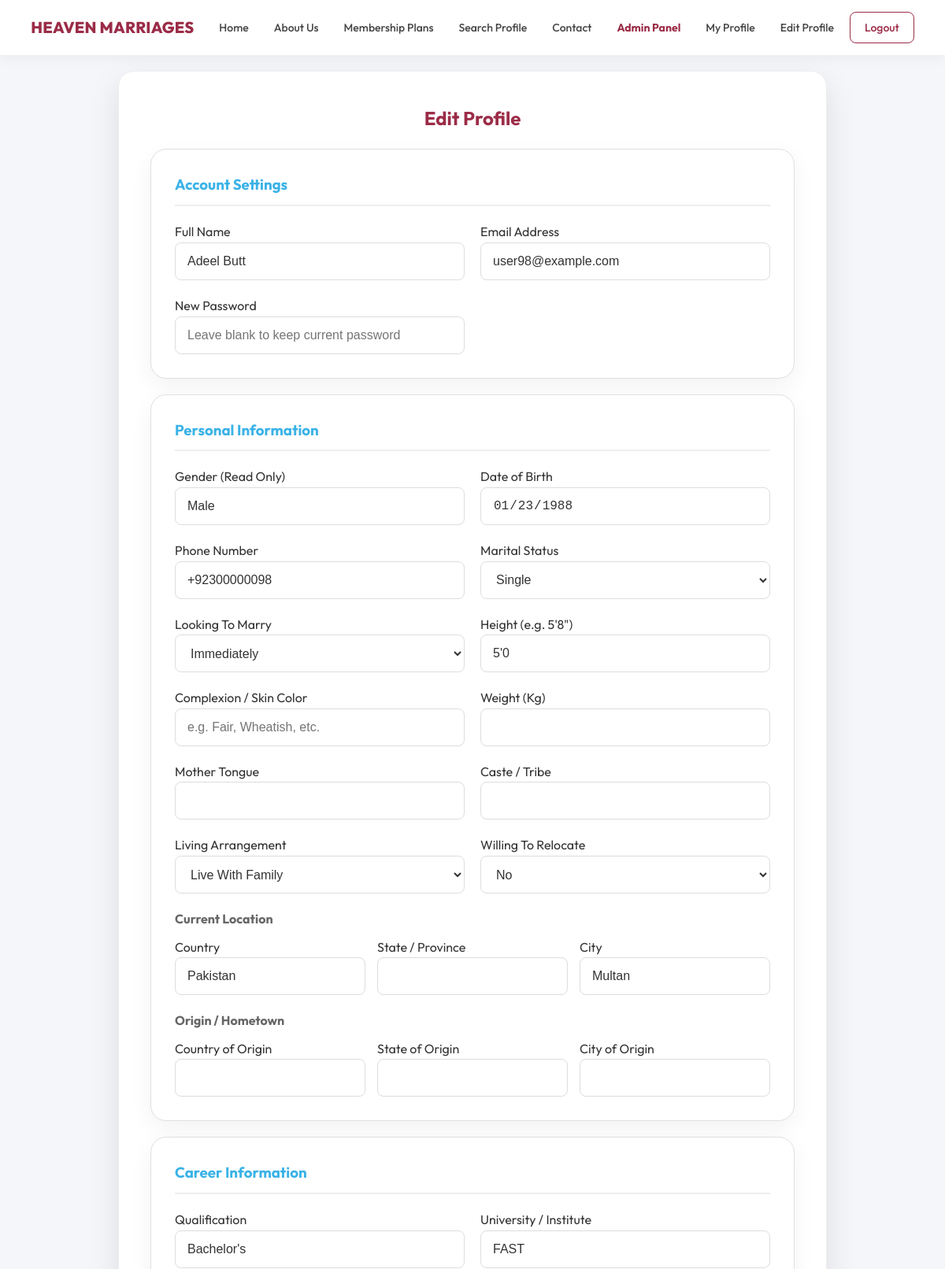
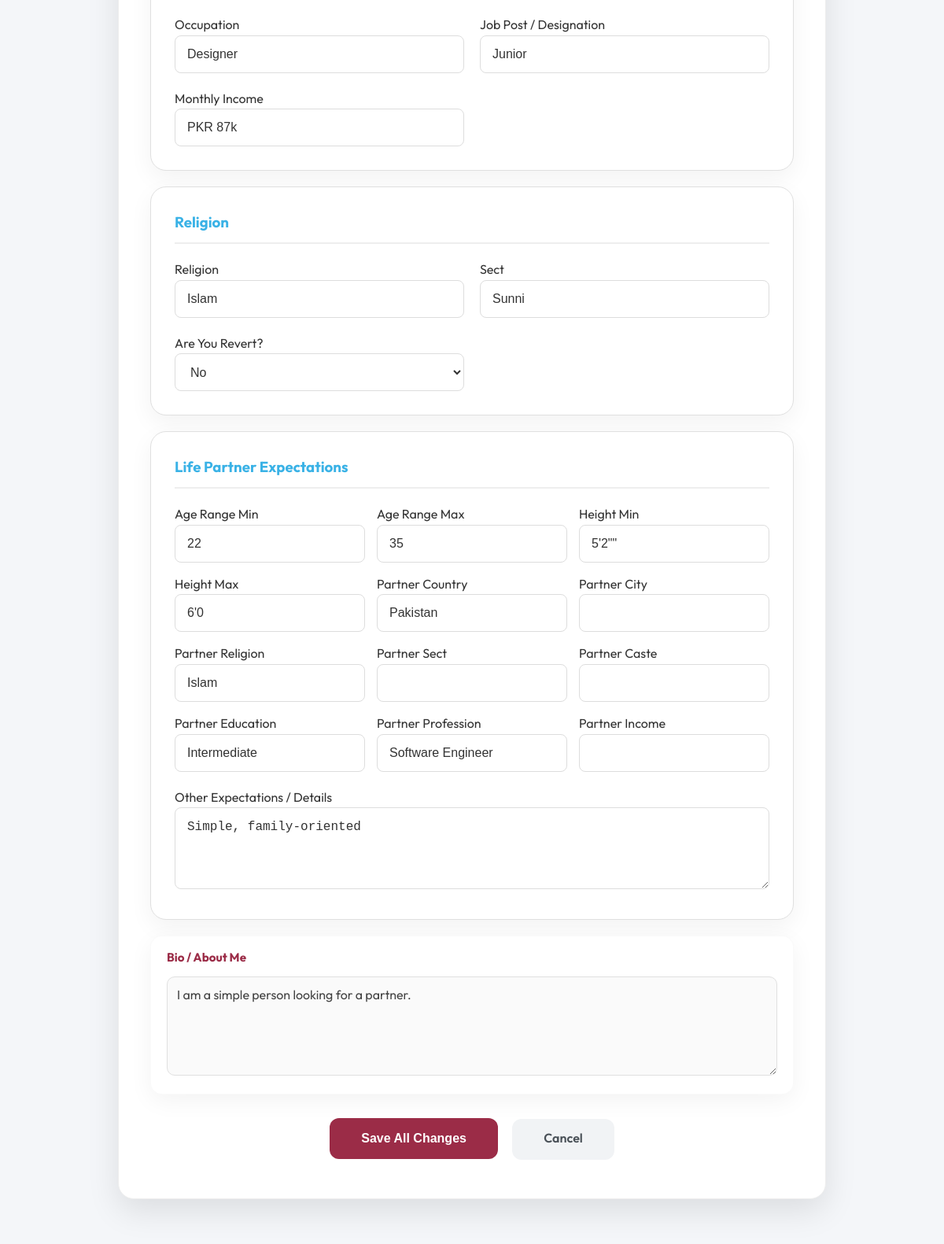
The app's page /edit_profile.php?id=102 (signed in, upper part) with its own data (2 pictures, top to bottom).
### tables this page shows
CREATE TABLE `users` (
  `id` int(11) NOT NULL,
  `name` varchar(100) NOT NULL,
  `email` varchar(150) NOT NULL,
  `password` varchar(255) NOT NULL,
  `role` enum('user','admin') DEFAULT 'user',
  `is_premium` tinyint(1) DEFAULT 0,
  `status` varchar(50) DEFAULT 'active',
  `created_at` timestamp NOT NULL DEFAULT current_timestamp(),
  `is_fake` tinyint(1) DEFAULT 0
);

CREATE TABLE `profiles` (
  `id` int(11) NOT NULL,
  `user_id` int(11) NOT NULL,
  `phone` varchar(20) DEFAULT NULL,
  `gender` enum('Male','Female') NOT NULL,
  `date_of_birth` date DEFAULT NULL,
  `city` varchar(100) DEFAULT NULL,
  `city_origin` varchar(100) DEFAULT NULL,
  `state` varchar(100) DEFAULT NULL,
  `state_origin` varchar(100) DEFAULT NULL,
  `bio` text DEFAULT NULL,
  `partner_income` varchar(50) DEFAULT NULL,
  `partner_profession` varchar(100) DEFAULT NULL,
  `partner_education` varchar(100) DEFAULT NULL,
  `partner_caste` varchar(100) DEFAULT NULL,
  `partner_sect` varchar(50) DEFAULT NULL,
  `partner_religion` varchar(50) DEFAULT NULL,
  `partner_city` varchar(100) DEFAULT NULL,
  `partner_country` varchar(100) DEFAULT NULL,
  `partner_height_max` varchar(20) DEFAULT NULL,
  `partner_height_min` varchar(20) DEFAULT NULL,
  `partner_age_max` int(11) DEFAULT NULL,
  `partner_age_min` int(11) DEFAULT NULL,
  `partner_expectations` text DEFAULT NULL,
  `religion` varchar(50) DEFAULT NULL,
  `is_revert` enum('Yes','No') DEFAULT 'No',
  `sect` varchar(50) DEFAULT NULL,
  `caste` varchar(50) DEFAULT NULL,
  `marital_status` enum('Single','Divorced','Widowed','Separated') DEFAULT 'Single',
  `living_arrangement` varchar(100) DEFAULT NULL,
  `looking_to_marry` varchar(50) DEFAULT NULL,
  `education` varchar(100) DEFAULT NULL,
  `university` varchar(150) DEFAULT NULL,
  `occupation` varchar(100) DEFAULT NULL,
  `job_post` varchar(100) DEFAULT NULL,
  `height` varchar(20) DEFAULT NULL,
  `weight` varchar(20) DEFAULT NULL,
  `income` varchar(50) DEFAULT NULL,
  `monthly_income` varchar(50) DEFAULT NULL,
  `family_details` text DEFAULT NULL,
  `mother_tongue` varchar(50) DEFAULT NULL,
  `country` varchar(50) DEFAULT 'Pakistan',
  `willing_to_relocate` varchar(50) DEFAULT NULL,
  `country_origin` varchar(100) DEFAULT NULL,
  `profile_color` varchar(20) DEFAULT NULL
);

### edit_profile.php (the view, shortened to what the rows shown need)
<?php
require_once 'includes/db.php';
$user_id = $_SESSION['user_id'];
if (isAdmin() && isset($_GET['id'])) {
    $user_id = (int) $_GET['id'];
}
include 'includes/header.php';
$stmt = $pdo->prepare("SELECT * FROM profiles WHERE user_id = ?");
$stmt->execute([$user_id]);
$profile = $stmt->fetch();
$u_stmt = $pdo->prepare("SELECT * FROM users WHERE id = ?");
$u_stmt->execute([$user_id]);
$base_user = $u_stmt->fetch();
?>
<div class="container mt-20">
    <div class="auth-card" style="max-width: 900px; margin: 0 auto;">
        <h2 class="text-center mb-20" style="color: var(--primary);">Edit Profile</h2>
        <form method="POST" action="">
            <div class="card mb-20">
                <div style="display: grid; grid-template-columns: repeat(auto-fit, minmax(250px, 1fr)); gap: 20px;">
                    <div class="form-group">
                        <label>Full Name</label>
                        <input type="text" name="name" class="form-control"
                            value="<?php echo htmlspecialchars($base_user['name']); ?>" required>
                    </div>
                    <div class="form-group">
                        <label>Email Address</label>
                        <input type="email" name="email" class="form-control"
                            value="<?php echo htmlspecialchars($base_user['email']); ?>" required>
                    </div>
                </div>
            </div>
            <div class="card mb-20">
                <div style="display: grid; grid-template-columns: repeat(auto-fit, minmax(250px, 1fr)); gap: 20px;">
                    <div class="form-group">
                        <label>Gender (Read Only)</label>
                        <input type="text" class="form-control"
                            value="<?php echo htmlspecialchars($profile['gender']); ?>" disabled>
                    </div>
                    <div class="form-group">
                        <label>Date of Birth</label>
                        <input type="date" name="date_of_birth" class="form-control"
                            value="<?php echo htmlspecialchars($profile['date_of_birth']); ?>" disabled
                            title="Contact Admin to change">
                    </div>
                    <div class="form-group">
                        <label>Phone Number</label>
                        <input type="text" name="phone" class="form-control"
                            value="<?php echo htmlspecialchars($profile['phone'] ?? ''); ?>" required>
                    </div>
                    <div class="form-group"><label>Marital Status</label>
                        <select name="marital_status" class="form-control">
                            <option value="Single" <?php echo ($profile['marital_status'] == 'Single') ? 'selected' : ''; ?>>Single</option>
                        </select>
                    </div>
                    <div class="form-group"><label>Height (e.g. 5'8")</label><input type="text" name="height"
                            class="form-control" value="<?php echo htmlspecialchars($profile['height']); ?>"></div>
                    <div class="form-group"><label>Willing To Relocate</label>
                        <select name="willing_to_relocate" class="form-control">
                            <option value="No" <?php echo ($profile['willing_to_relocate'] == 'No') ? 'selected' : ''; ?>>
                                No</option>
                        </select>
                    </div>
                </div>
                <div style="display: grid; grid-template-columns: repeat(auto-fit, minmax(200px, 1fr)); gap: 15px;">
                    <div class="form-group"><label>Country</label><input type="text" name="country" class="form-control"
                            value="<?php echo htmlspecialchars($profile['country']); ?>"></div>
                    <div class="form-group"><label>City</label><input type="text" name="city" class="form-control"
                            value="<?php echo htmlspecialchars($profile['city']); ?>"></div>
                </div>
            </div>
            <div class="card mb-20">
                <div style="display: grid; grid-template-columns: repeat(auto-fit, minmax(250px, 1fr)); gap: 20px;">
                    <div class="form-group"><label>Qualification</label><input type="text" name="education"
                            class="form-control" value="<?php echo htmlspecialchars($profile['education']); ?>"></div>
                    <div class="form-group"><label>University / Institute</label><input type="text" name="university"
                            class="form-control" value="<?php echo htmlspecialchars($profile['university']); ?>"></div>
                    <div class="form-group"><label>Occupation</label><input type="text" name="occupation"
                            class="form-control" value="<?php echo htmlspecialchars($profile['occupation']); ?>"></div>
                    <div class="form-group"><label>Job Post / Designation</label><input type="text" name="job_post"
                            class="form-control" value="<?php echo htmlspecialchars($profile['job_post']); ?>"></div>
                    <div class="form-group"><label>Monthly Income</label><input type="text" name="monthly_income"
                            class="form-control" value="<?php echo htmlspecialchars($profile['monthly_income']); ?>">
                    </div>
                </div>
            </div>
            <div class="card mb-20">
                <div style="display: grid; grid-template-columns: repeat(auto-fit, minmax(250px, 1fr)); gap: 20px;">
                    <div class="form-group"><label>Religion</label><input type="text" name="religion"
                            class="form-control" value="<?php echo htmlspecialchars($profile['religion']); ?>"></div>
                    <div class="form-group"><label>Sect</label><input type="text" name="sect" class="form-control"
                            value="<?php echo htmlspecialchars($profile['sect']); ?>"></div>
                    <div class="form-group"><label>Are You Revert?</label>
                        <select name="is_revert" class="form-control">
                            <option value="No" <?php echo ($profile['is_revert'] == 'No') ? 'selected' : ''; ?>>No
                            </option>
                        </select>
                    </div>
                </div>
            </div>
            <div class="card mb-20">
                <div style="display: grid; grid-template-columns: repeat(auto-fit, minmax(200px, 1fr)); gap: 15px;">
                    <div class="form-group"><label>Age Range Min</label><input type="number" name="partner_age_min"
                            class="form-control" value="<?php echo htmlspecialchars($profile['partner_age_min']); ?>">
                    </div>
                    <div class="form-group"><label>Age Range Max</label><input type="number" name="partner_age_max"
                            class="form-control" value="<?php echo htmlspecialchars($profile['partner_age_max']); ?>">
                    </div>
                    <div class="form-group"><label>Height Min</label><input type="text" name="partner_height_min"
                            class="form-control"
                            value="<?php echo htmlspecialchars($profile['partner_height_min']); ?>"></div>
                    <div class="form-group"><label>Height Max</label><input type="text" name="partner_height_max"
                            class="form-control"
                            value="<?php echo htmlspecialchars($profile['partner_height_max']); ?>"></div>
                    <div class="form-group"><label>Partner Country</label><input type="text" name="partner_country"
                            class="form-control" value="<?php echo htmlspecialchars($profile['partner_country']); ?>">
                    </div>
                    <div class="form-group"><label>Partner Religion</label><input type="text" name="partner_religion"
                            class="form-control" value="<?php echo htmlspecialchars($profile['partner_religion']); ?>">
                    </div>
                    <div class="form-group"><label>Partner Education</label><input type="text" name="partner_education"
                            class="form-control" value="<?php echo htmlspecialchars($profile['partner_education']); ?>">
                    </div>
                    <div class="form-group"><label>Partner Profession</label><input type="text"
                            name="partner_profession" class="form-control"
                            value="<?php echo htmlspecialchars($profile['partner_profession']); ?>"></div>
                </div>
                <div class="form-group mt-20">
                    <label>Other Expectations / Details</label>
                    <textarea name="partner_expectations" class="form-control"
                        rows="4"><?php echo htmlspecialchars($profile['partner_expectations']); ?></textarea>
                </div>
            </div>
            <div class="bio-popup mt-20">
                <label>Bio / About Me</label>
                <textarea name="bio" class="form-control" rows="5"
                    placeholder="Tell us about yourself..."><?php echo htmlspecialchars($profile['bio']); ?></textarea>
            </div>
        </form>
    </div>
</div>
<?php include 'includes/footer.php'; ?>

### records on screen
users: name "Adeel Butt", email "user98@example.com"
profiles: gender "Male", date_of_birth "01/23/1988", phone "+92300000098", marital_status "Single", height "5'0", willing_to_relocate "No", country "Pakistan", city "Multan", education "Bachelor's", university "FAST", occupation "Designer", job_post "Junior", monthly_income "PKR 87k", religion "Islam", sect "Sunni", is_revert "No", partner_age_min "22", partner_age_max "35", partner_height_min "5'2\"\"", partner_height_max "6'0", partner_country "Pakistan", partner_religion "Islam", partner_education "Intermediate", partner_profession "Software Engineer", partner_expectations "Simple, family-oriented", bio "I am a simple person looking for a partner."
